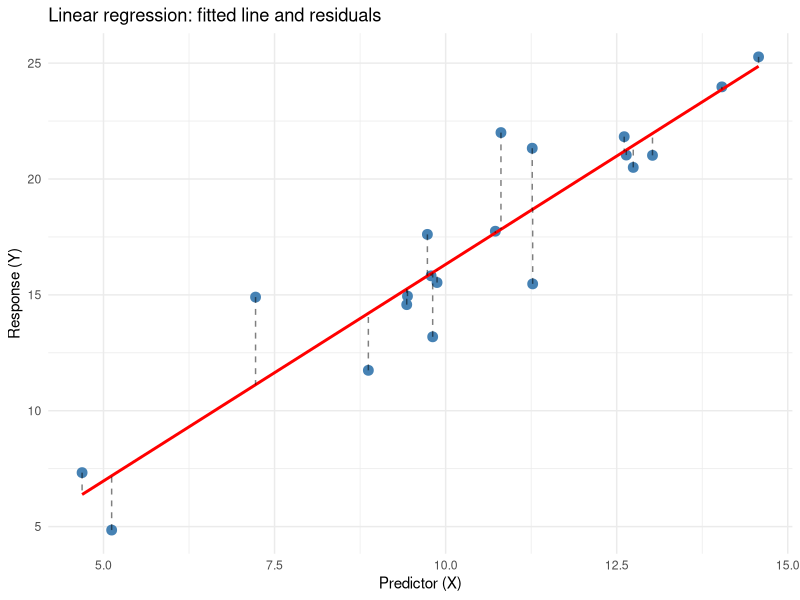
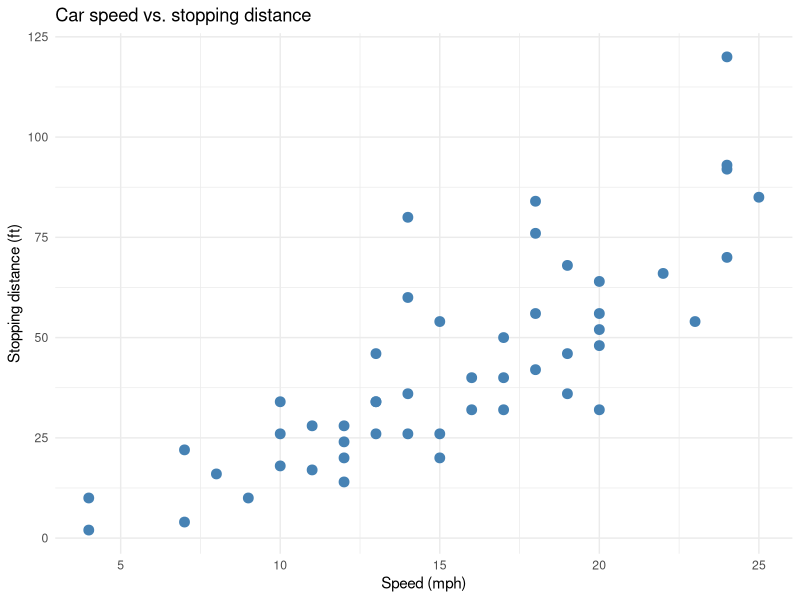
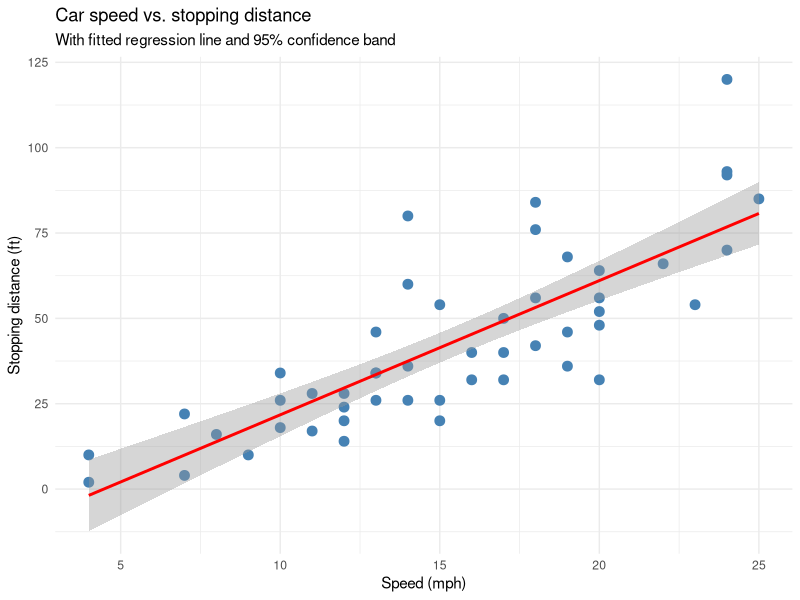
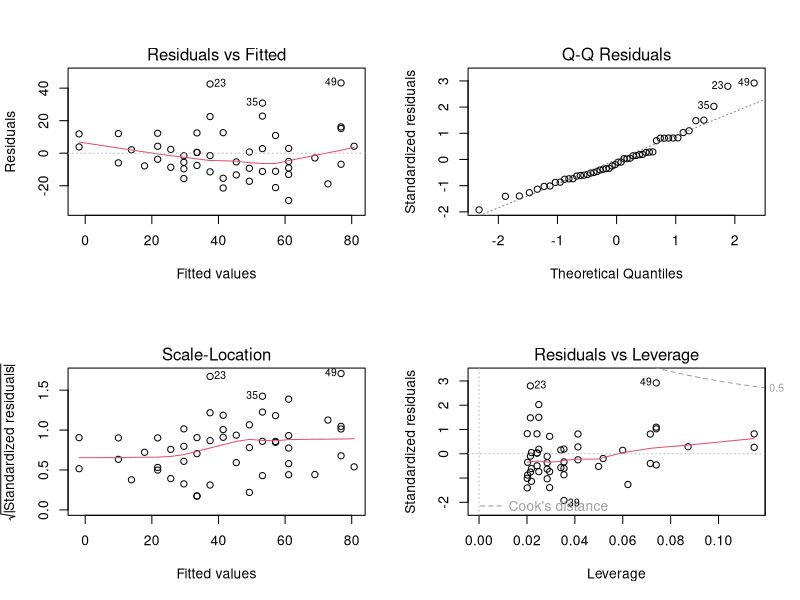
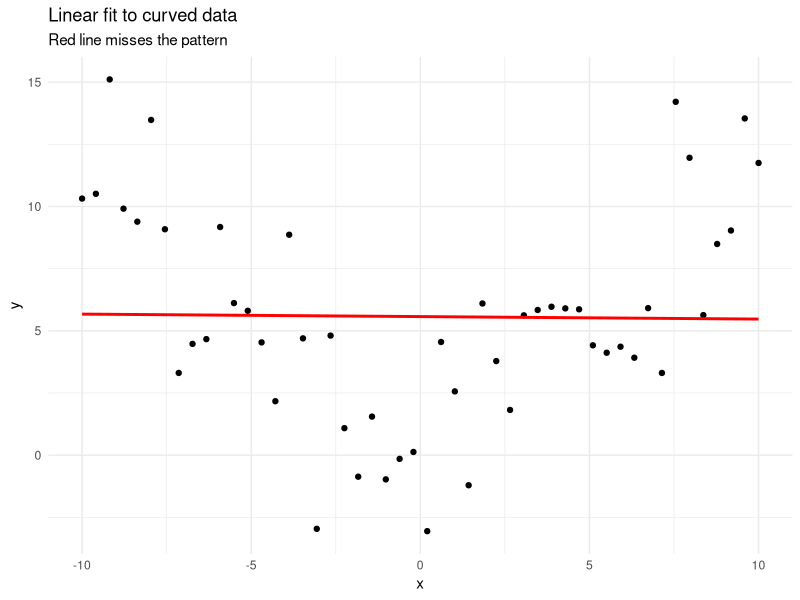
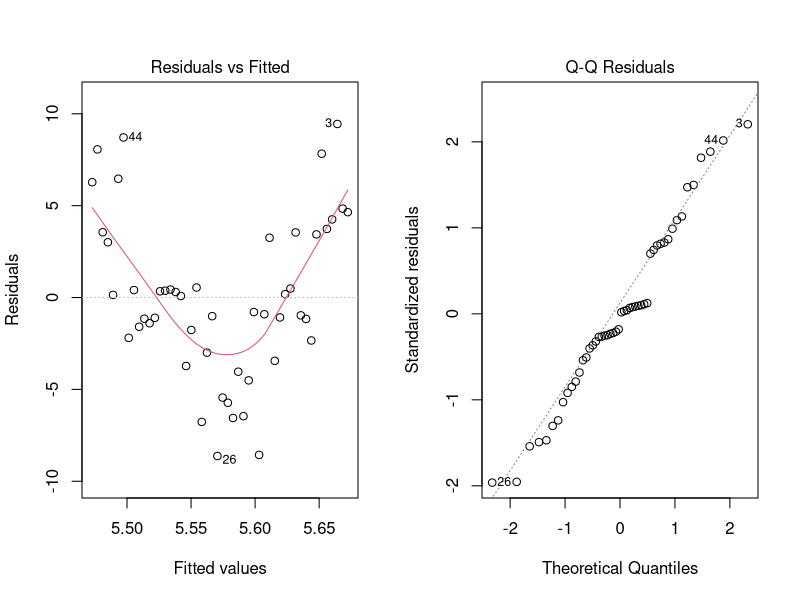
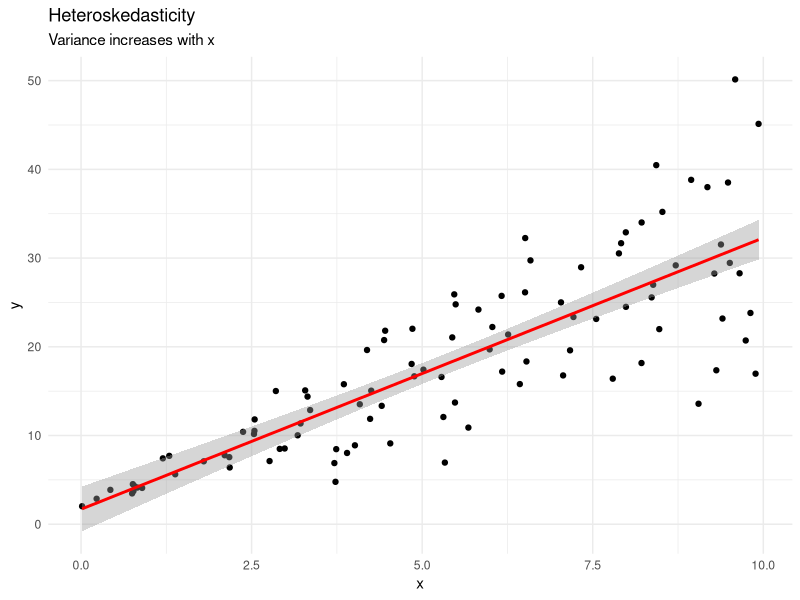
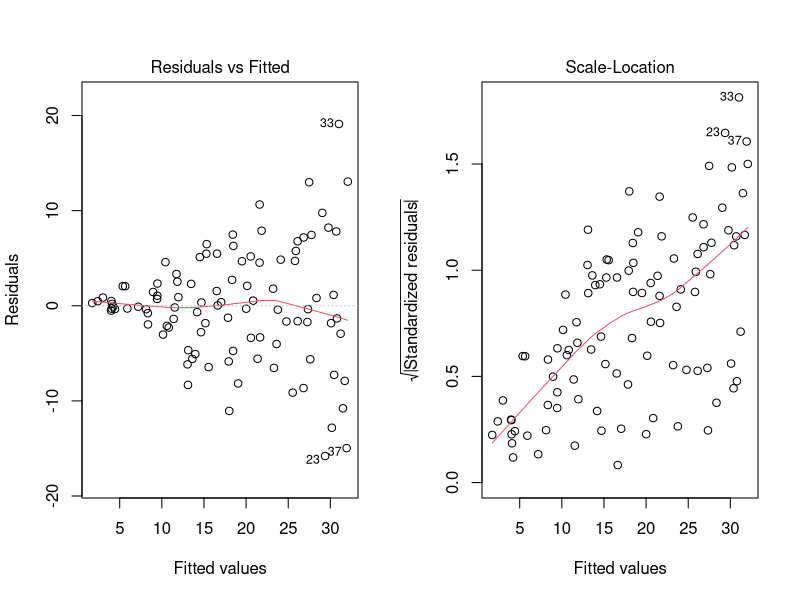

Generate these figures, in order, with R:
## -----------------------------------------------------------------------------
#| include: false

invisible(NULL)
library(dplyr)
library(ggplot2)


## -----------------------------------------------------------------------------
#| code-fold: true
#| code-summary: Illustrating the regression line and residuals
#| echo: true
#| fig-height: 4
#| fig-width: 6

set.seed(42)
x <- rnorm(20, mean = 10, sd = 2)
y <- 2 + 1.5 * x + rnorm(20, mean = 0, sd = 2)
df <- data.frame(x = x, y = y)
fit <- lm(y ~ x, data = df)

ggplot(df, aes(x = x, y = y)) +
  geom_point(size = 3, color = "steelblue") +
  geom_smooth(method = "lm", se = FALSE, color = "red", linewidth = 1) +
  geom_segment(aes(xend = x, yend = fitted(fit)), 
               linetype = "dashed", alpha = 0.5) +
  labs(title = "Linear regression: fitted line and residuals",
       x = "Predictor (X)", y = "Response (Y)") +
  theme_minimal()


## -----------------------------------------------------------------------------
#| echo: true
#| eval: false

# model <- lm(response ~ predictor, data = dataset)


## -----------------------------------------------------------------------------
#| code-fold: true
#| code-summary: View the cars dataset
#| echo: true

data(cars)
head(cars)
str(cars)


## -----------------------------------------------------------------------------
#| code-fold: true
#| code-summary: Scatterplot of speed vs. stopping distance
#| echo: true
#| fig-height: 4
#| fig-width: 6

ggplot(cars, aes(x = speed, y = dist)) +
  geom_point(size = 3, color = "steelblue") +
  labs(title = "Car speed vs. stopping distance",
       x = "Speed (mph)", y = "Stopping distance (ft)") +
  theme_minimal()


## -----------------------------------------------------------------------------
#| echo: true

cars_model <- lm(dist ~ speed, data = cars)
summary(cars_model)


## -----------------------------------------------------------------------------
#| echo: true

summary(cars_model)


## -----------------------------------------------------------------------------
#| echo: true

coef(cars_model)


## -----------------------------------------------------------------------------
#| echo: true

summary(cars_model)$coefficients


## -----------------------------------------------------------------------------
#| echo: true

confint(cars_model, level = 0.95)


## -----------------------------------------------------------------------------
#| code-fold: true
#| code-summary: Scatterplot with fitted regression line
#| echo: true
#| fig-height: 4
#| fig-width: 6

ggplot(cars, aes(x = speed, y = dist)) +
  geom_point(size = 3, color = "steelblue") +
  geom_smooth(method = "lm", se = TRUE, color = "red") +
  labs(title = "Car speed vs. stopping distance",
       subtitle = "With fitted regression line and 95% confidence band",
       x = "Speed (mph)", y = "Stopping distance (ft)") +
  theme_minimal()


## -----------------------------------------------------------------------------
#| echo: true

# Predict stopping distance for a car going 22 mph
new_data <- data.frame(speed = 22)
predict(cars_model, newdata = new_data)


## -----------------------------------------------------------------------------
#| echo: true

# Get prediction with confidence interval
predict(cars_model, newdata = new_data, interval = "confidence")


## -----------------------------------------------------------------------------
#| echo: true

# Get prediction interval for individual observation
predict(cars_model, newdata = new_data, interval = "prediction")


## -----------------------------------------------------------------------------
#| code-fold: true
#| code-summary: Standard diagnostic plots for regression
#| echo: true
#| fig-height: 6
#| fig-width: 8

par(mfrow = c(2, 2))
plot(cars_model)


## -----------------------------------------------------------------------------
#| code-fold: true
#| code-summary: Simulate non-linear association
#| echo: true
#| fig-height: 4
#| fig-width: 5

set.seed(123)
x <- seq(-10, 10, length.out = 50)
y <- 2 + 0.1 * x^2 + rnorm(50, sd = 3)
df_nonlinear <- data.frame(x, y)

ggplot(df_nonlinear, aes(x, y)) +
  geom_point() +
  geom_smooth(method = "lm", se = FALSE, 
              color = "red") +
  labs(title = "Linear fit to curved data",
       subtitle = "Red line misses the pattern") +
  theme_minimal()


## -----------------------------------------------------------------------------
#| echo: true
#| fig-height: 4
#| fig-width: 7

model_nonlinear <- lm(y ~ x, data = df_nonlinear)
par(mfrow = c(1, 2))
plot(model_nonlinear, which = 1)  # Residuals vs. Fitted
plot(model_nonlinear, which = 2)  # Q-Q plot


## -----------------------------------------------------------------------------
#| code-fold: true
#| code-summary: Simulate non-constant variance
#| echo: true
#| fig-height: 4
#| fig-width: 5

set.seed(456)
x <- runif(100, 0, 10)
y <- 2 + 3 * x + rnorm(100, sd = x)  # SD increases with x
df_hetero <- data.frame(x, y)

ggplot(df_hetero, aes(x, y)) +
  geom_point() +
  geom_smooth(method = "lm", se = TRUE, 
              color = "red") +
  labs(title = "Heteroskedasticity",
       subtitle = "Variance increases with x") +
  theme_minimal()


## -----------------------------------------------------------------------------
#| echo: true
#| fig-height: 4
#| fig-width: 7

model_hetero <- lm(y ~ x, data = df_hetero)
par(mfrow = c(1, 2))
plot(model_hetero, which = 1)  # Residuals vs. Fitted
plot(model_hetero, which = 3)  # Scale-Location


## -----------------------------------------------------------------------------
#| code-fold: true
#| code-summary: Simulate non-normal errors
#| echo: true
#| fig-height: 4
#| fig-width: 5

set.seed(789)
x <- runif(100, 0, 10)
# Add some extreme outliers
y <- 2 + 3 * x + c(rt(95, df = 2) * 2, 
                    rnorm(5, mean = 20, sd = 1))
df_nonnormal <- data.frame(x, y)

ggplot(df_nonnormal, aes(x, y)) +
  geom_point() +
  geom_smooth(method = "lm", se = TRUE, 
              color = "red") +
  labs(title = "Heavy-tailed residuals",
       subtitle = "With outliers") +
  theme_minimal()


## -----------------------------------------------------------------------------
#| echo: true
#| fig-height: 4
#| fig-width: 7

model_nonnormal <- lm(y ~ x, data = df_nonnormal)
par(mfrow = c(1, 2))
plot(model_nonnormal, which = 2)  # Q-Q plot
plot(model_nonnormal, which = 5)  # Residuals vs Leverage


## -----------------------------------------------------------------------------
#| code-fold: true
#| code-summary: Simulate correlated errors
#| echo: true
#| fig-height: 4
#| fig-width: 5

set.seed(101)
n <- 100
x <- 1:n
errors <- arima.sim(n = n, 
                    list(ar = 0.7), sd = 2)
y <- 2 + 0.5 * x + errors
df_autocor <- data.frame(x, y)

ggplot(df_autocor, aes(x, y)) +
  geom_point() +
  geom_line(alpha = 0.3) +
  geom_smooth(method = "lm", se = TRUE, 
              color = "red") +
  labs(title = "Autocorrelated errors",
       subtitle = "Time series data") +
  theme_minimal()


## -----------------------------------------------------------------------------
#| echo: true
#| eval: false

# model <- lm(response ~ predictor1 + predictor2 + predictor3,
#             data = dataset)


## -----------------------------------------------------------------------------
#| code-fold: true
#| code-summary: View the mtcars dataset
#| echo: true

data(mtcars)
head(mtcars)


## -----------------------------------------------------------------------------
#| echo: true

mtcars_model <- lm(mpg ~ wt + hp, data = mtcars)
summary(mtcars_model)


## -----------------------------------------------------------------------------
#| echo: true

coef(mtcars_model)


## -----------------------------------------------------------------------------
#| echo: true

# Simple model: mpg vs weight only
model1 <- lm(mpg ~ wt, data = mtcars)

# Multiple model: mpg vs weight and horsepower
model2 <- lm(mpg ~ wt + hp, data = mtcars)

# Compare R-squared
summary(model1)$r.squared
summary(model2)$r.squared


## -----------------------------------------------------------------------------
#| echo: true

anova(model1, model2)


## -----------------------------------------------------------------------------
#| echo: true

mtcars$cyl <- factor(mtcars$cyl)
cyl_model <- lm(mpg ~ cyl, data = mtcars)
summary(cyl_model)


## -----------------------------------------------------------------------------
#| echo: true

coef(cyl_model)


## -----------------------------------------------------------------------------
#| code-fold: true
#| code-summary: Boxplot with group means
#| echo: true
#| fig-height: 4
#| fig-width: 6

ggplot(mtcars, aes(x = cyl, y = mpg, fill = cyl)) +
  geom_boxplot(alpha = 0.5) +
  stat_summary(fun = mean, geom = "point", shape = 18, size = 4, color = "red") +
  labs(title = "MPG by number of cylinders",
       subtitle = "Red diamonds show group means (regression estimates)",
       x = "Number of cylinders", y = "Miles per gallon") +
  theme_minimal() +
  theme(legend.position = "none")


## -----------------------------------------------------------------------------
#| code-fold: true
#| code-summary: Load and display the penguins dataset
#| echo: true
#| message: false

if(!require(palmerpenguins)) install.packages("palmerpenguins")
library(palmerpenguins)
data(penguins)
str(penguins)


## -----------------------------------------------------------------------------
#| code-fold: true
#| code-summary: Scatterplot colored by species
#| echo: true
#| fig-height: 4
#| fig-width: 7
#| message: false
#| warning: false

ggplot(penguins, aes(x = flipper_length_mm, y = body_mass_g, color = species)) +
  geom_point(size = 2, alpha = 0.6) +
#   geom_smooth(method = "lm", se = FALSE) +
  labs(title = "Body mass vs. flipper length by species",
       x = "Flipper length (mm)", y = "Body mass (g)") +
  theme_minimal()


## -----------------------------------------------------------------------------
#| echo: true
#| warning: false

# Remove missing values
penguins_clean <- na.omit(penguins[, c("body_mass_g", "flipper_length_mm", "species")])

# Fit model
penguin_model <- lm(body_mass_g ~ flipper_length_mm + species, data = penguins_clean)
summary(penguin_model)


## -----------------------------------------------------------------------------
#| echo: true

coef(penguin_model)


## -----------------------------------------------------------------------------
#| code-fold: true
#| code-summary: Diagnostic plots
#| echo: true
#| fig-height: 6
#| fig-width: 8

par(mfrow = c(2, 2))
plot(penguin_model)


## -----------------------------------------------------------------------------
#| echo: true

# Predict body mass for a Gentoo penguin with 210 mm flippers
new_penguin <- data.frame(
  flipper_length_mm = 210,
  species = "Gentoo"
)

predict(penguin_model, newdata = new_penguin, interval = "prediction")
